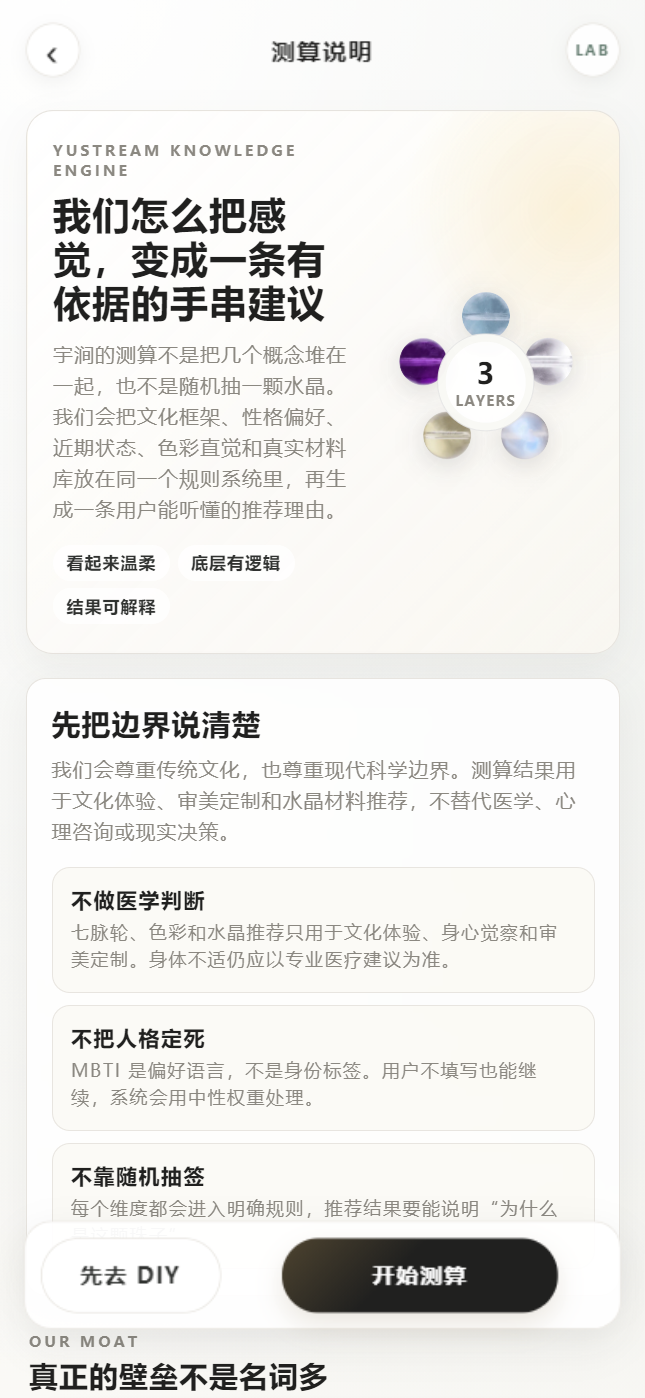
#> input picture .codex/acceptance-shots/assessment-guide.png, 645 x 1398 px, given in place of home.png, which was not available
$ python make_acceptance_contact_sheet.py
#> lines starting #> are read from the running program, lines starting #| are printed output that depends on the picture; pictures that were not available may be replaced by others from this repository, and a replacement may not be noted
from pathlib import Path

from PIL import Image, ImageDraw

src = Path(".codex/acceptance-shots")
files = [
    "home",
    "custom-mode",
    "assessment-guide",
    "assessment",
    "report",
    "workspace",
    "community",
    "search",
    "cart",
    "profile",
    "my-plans",
    "favorites",
    "order-list",
    "daily-energy",
]
thumb_w, thumb_h = 220, 420
cols = 4
rows = (len(files) + cols - 1) // cols
sheet = Image.new("RGB", (cols * thumb_w, rows * (thumb_h + 34)), "white")
#> sheet: PIL image 880x1816 RGB; every value is 255
draw = ImageDraw.Draw(sheet)

for idx, name in enumerate(files):
    img = Image.open(src / f"{name}.png").convert("RGB")
#> img is the input picture: PIL image 645x1398 RGB; mean R, G, B 235.4, 234.5, 231.7
    img.thumbnail((thumb_w, thumb_h), Image.LANCZOS)
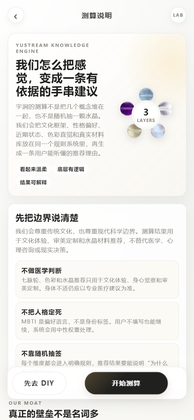
#> img: PIL image 194x420 RGB; mean R, G, B 235.2, 234.3, 231.5
    col = idx % cols
    row = idx // cols
    x = col * thumb_w + (thumb_w - img.width) // 2
#> x = 13
    y = row * (thumb_h + 34) + 24
    draw.text((col * thumb_w + 8, row * (thumb_h + 34) + 4), name, fill=(0, 0, 0))
    sheet.paste(img, (x, y))
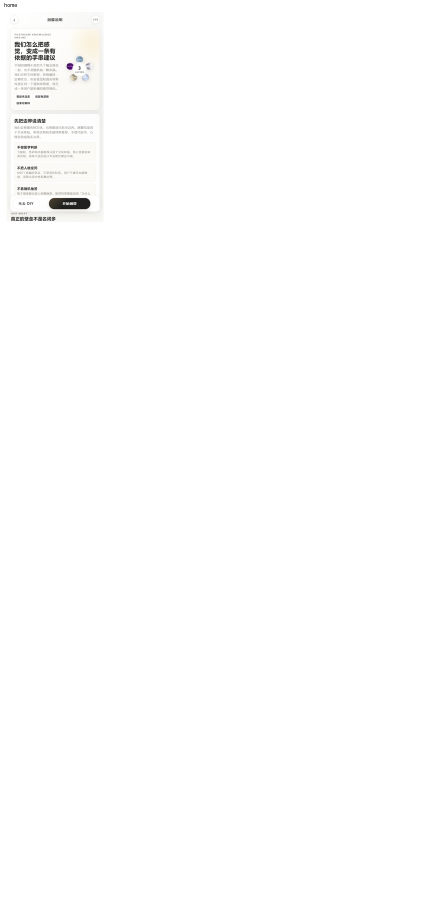
#> sheet: PIL image 880x1816 RGB (shown at 1/2 size); mean R, G, B 254, 253.9, 253.8
#> pass 2 of the loop `for idx, name in enumerate(files):`:
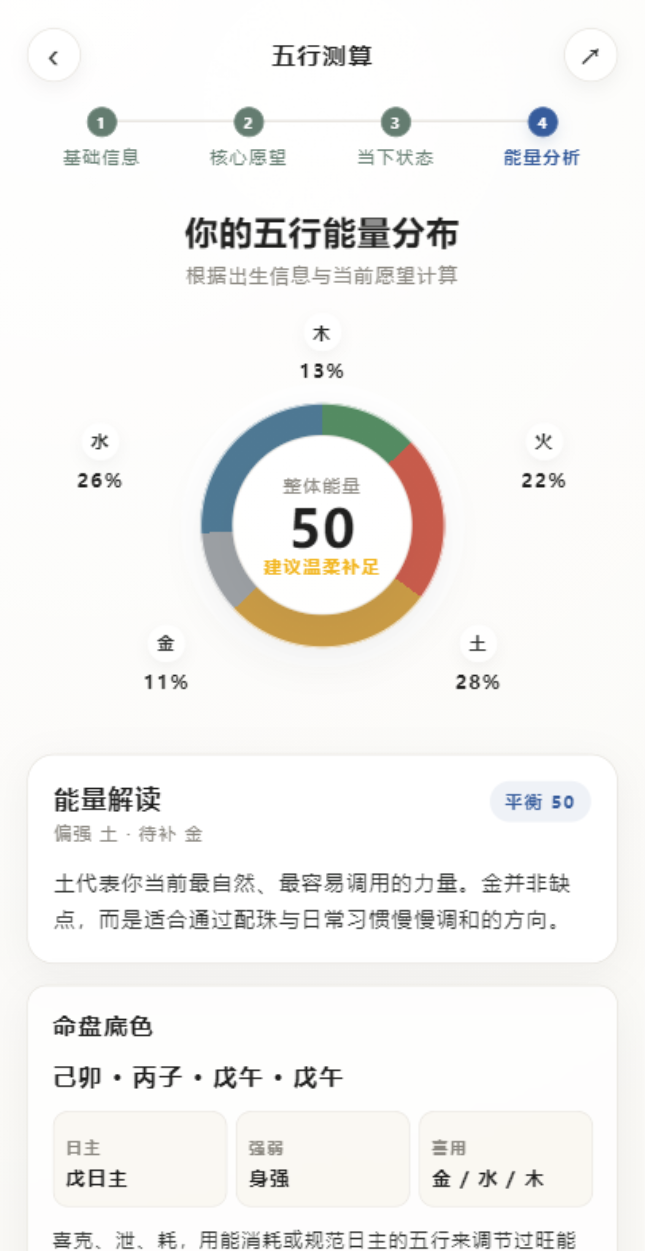
#> input picture .codex/acceptance-shots/assessment.png, 645 x 1251 px, given in place of custom-mode.png, which was not available
#> img is the input picture: PIL image 645x1251 RGB; mean R, G, B 243.1, 242.3, 240.4
#> `img.thumbnail((thumb_w, thumb_h), Image.LANCZOS)`:
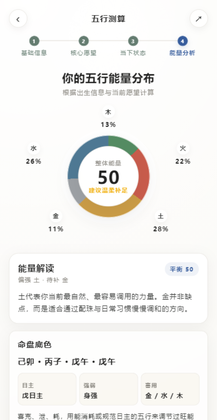
#> img: PIL image 217x420 RGB; mean R, G, B 242.9, 242.2, 240.2
#> `sheet.paste(img, (x, y))`:
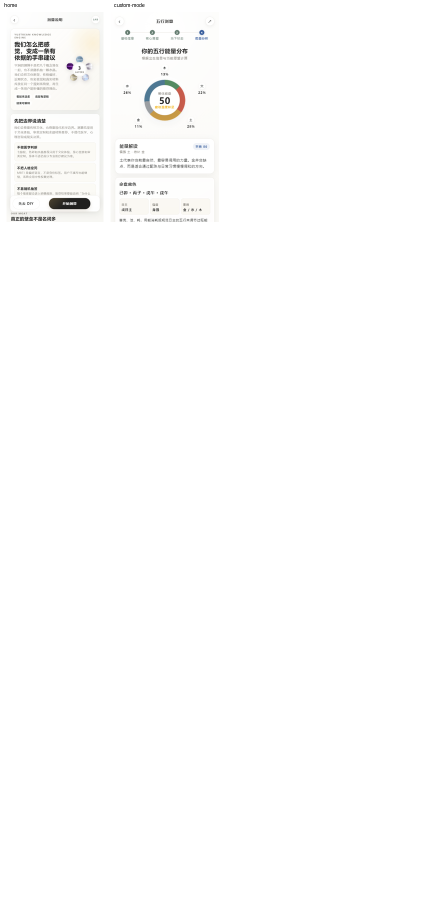
#> sheet: PIL image 880x1816 RGB (shown at 1/2 size); mean R, G, B 253.3, 253.2, 252.9
#> (the run stopped early here; a loop or call above may not have finished)
